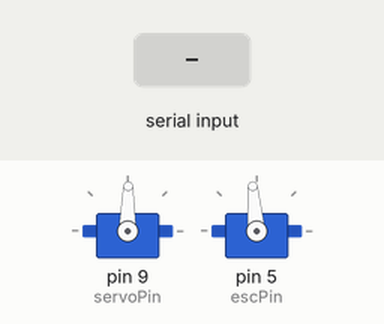
Bench run of a sketch on a simulated Arduino Uno, built with avr-gcc and run on an emulated ATmega328P. On the bench: 2 × servo. The inputs (shaded band) are chosen by the test bench. What the sketch prints to the serial monitor is not drawn.

Above: at 2.7 s.
2.8 s: "1,90\n" received over Serial
At 5.5 s:
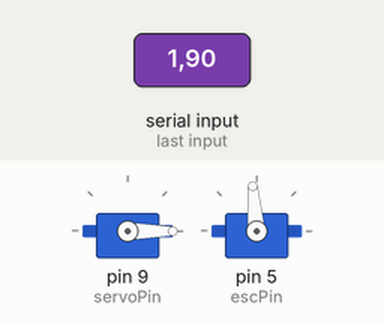
5.8 s: "0" received over Serial
At 8.0 s:
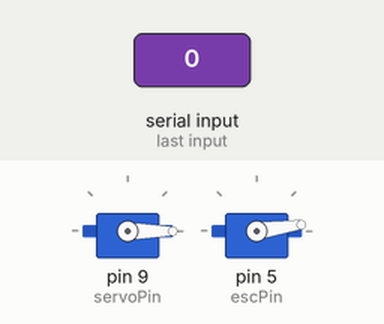
Timing chart, 0 to 9.5 s (numbered marks = the images above; inputs shaded):
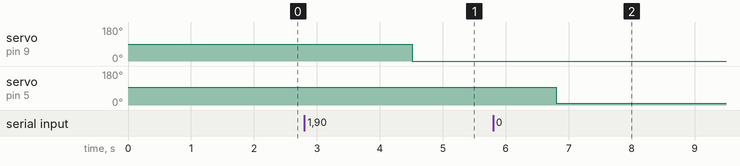

The sketch:

backup13.ino
```cpp
#include <Servo.h>

int escPin = 5;   // esc 일반 모터 핀 번호
int servoPin = 9; // 서보 모터 핀 번호

// 카운팅용 변수
int count = 0;
unsigned long past = 0; // 과거 시간 저장 변수

// 스피드 지정 96~177 속도 점점 증가 및 중간부터 풀스로틀
// 정지 8~22
int speeds[] = {8, 100, 101, 102, 103, 104};

// 각도 0, 14, 29, 44, 59, 74, 89(중립), 104, 119, 134, 149, 164, 179
// directions[6]이 중앙 전진
int pos = 0;
// 좌6단, 전진(6), 우6단
int directions[] = {0, 14, 29, 44, 59, 74, 89, 104, 119, 134, 149, 164, 179};

String input_data;
int current_speed = 1;
int current_direction = 6;

Servo esc;
Servo servo;

// 전진 :: 파라미터에 따른 속도 조절
void speedController(int speedStatus) {
  esc.write(speeds[speedStatus]);
  delay(1);
}

// 조향 :: x < 6(좌측) / 6(전방) / x > 6(우측)
void directionController(int directionStatus) {
//  speedController(3);
  servo.write(directions[directionStatus]);
  delay(1);
}

void setup() {
  Serial.begin(9600);
  pinMode(servoPin, OUTPUT);
  pinMode(escPin, OUTPUT);

  servo.attach(servoPin);
  esc.attach(escPin);

  // bldc 모터, 서보 모터 초기화
  servo.write(89);
  esc.write(95);

  delay(1500);
}

void loop() {
  // 시리얼 통신
  // 스레드 지원 X : 스레드를 읽고 값이 있으면 반영, 없으면 예외처리
  input_data = Serial.readString();

  String text = "";

  if(input_data[0] == '0')
  {
    // Enter값이 들어가는 여부 확인 후 length-1 조절 필요
    // 나중에 코드 최적화할 거임
    for (int i = 1; i < input_data.length()-1; i++) {
      text += input_data[i];
      Serial.println((String)"input Speed Data : " + input_data[i]);
    }
    current_speed = text.toInt();
    speedController(current_speed);
  }
  else if(input_data[0] == '1')
  {
    for (int i = 1; i < input_data.length()-1; i++) {
      text += input_data[i];
      Serial.println((String)"input Direction Data : " + input_data[i]);
    }
    current_direction = text.toInt();
    directionController(current_direction);
  }
  else
  {
    Serial.println((String)"아무 값도 없으니 현행값 유지" + input_data);
  }

  delay(1000);
  Serial.println((String)"text : " + text);
  text = "";

  // 15초 테스트를 위한 코드
//  unsigned long now = millis(); // 현재 시간을 저장
//  if(now >= 15000){
//    Serial.println((String)"15초란다 친구야");
//    delay(500);
//    exit(0);
//  }

  // 코너 돌기 코드
//  speedController(1);
//  directionController(5);
//  delay(190);
//  directionController(6);
//  delay(1000);
}
```

Measured:
- after the input at 2.8 s, servo on pin 9 (servoPin): 89° → 0° after 1.7 s
- after the input at 5.8 s, servo on pin 5 (escPin): 95° → 8° after 1.0 s
